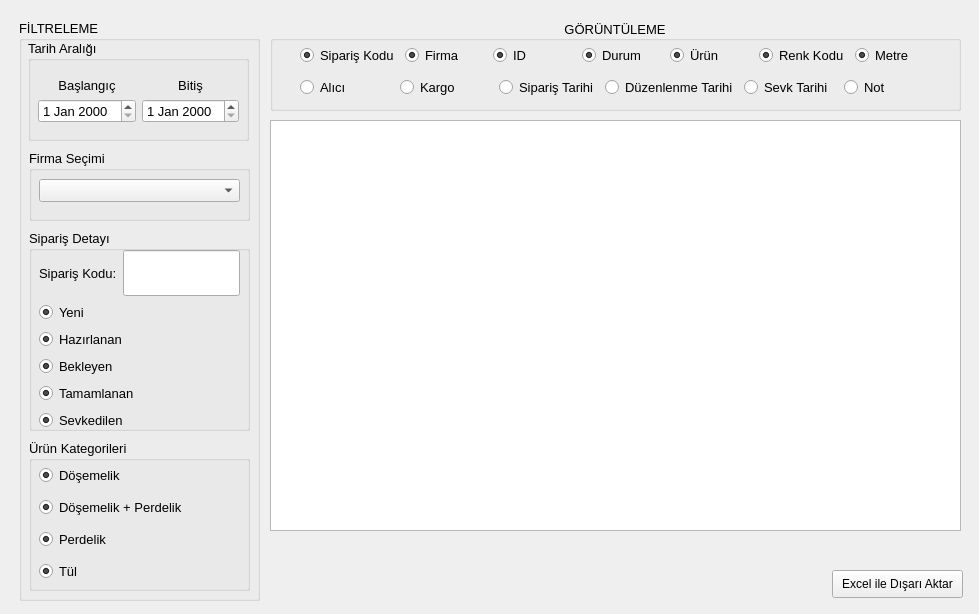
<?xml version="1.0" encoding="UTF-8"?>
<ui version="4.0">
 <class>report_form</class>
 <widget class="QWidget" name="report_form">
  <property name="geometry">
   <rect>
    <x>0</x>
    <y>0</y>
    <width>979</width>
    <height>614</height>
   </rect>
  </property>
  <property name="minimumSize">
   <size>
    <width>979</width>
    <height>614</height>
   </size>
  </property>
  <property name="maximumSize">
   <size>
    <width>979</width>
    <height>614</height>
   </size>
  </property>
  <property name="windowTitle">
   <string>Rapor</string>
  </property>
  <widget class="QGroupBox" name="filter_group">
   <property name="geometry">
    <rect>
     <x>19</x>
     <y>20</y>
     <width>241</width>
     <height>581</height>
    </rect>
   </property>
   <property name="font">
    <font>
     <pointsize>10</pointsize>
    </font>
   </property>
   <property name="title">
    <string>FİLTRELEME</string>
   </property>
   <widget class="QGroupBox" name="dateRange_group">
    <property name="geometry">
     <rect>
      <x>9</x>
      <y>20</y>
      <width>221</width>
      <height>101</height>
     </rect>
    </property>
    <property name="title">
     <string>Tarih Aralığı</string>
    </property>
    <widget class="QWidget" name="verticalLayoutWidget_3">
     <property name="geometry">
      <rect>
       <x>10</x>
       <y>30</y>
       <width>201</width>
       <height>61</height>
      </rect>
     </property>
     <layout class="QVBoxLayout" name="verticalLayout_3">
      <item>
       <layout class="QHBoxLayout" name="horizontalLayout">
        <item>
         <layout class="QVBoxLayout" name="verticalLayout_2">
          <item>
           <widget class="QLabel" name="label_2">
            <property name="sizePolicy">
             <sizepolicy hsizetype="Preferred" vsizetype="Fixed">
              <horstretch>0</horstretch>
              <verstretch>0</verstretch>
             </sizepolicy>
            </property>
            <property name="font">
             <font>
              <pointsize>10</pointsize>
             </font>
            </property>
            <property name="text">
             <string>Başlangıç</string>
            </property>
            <property name="alignment">
             <set>Qt::AlignCenter</set>
            </property>
           </widget>
          </item>
          <item>
           <widget class="QDateEdit" name="date_start"/>
          </item>
         </layout>
        </item>
        <item>
         <layout class="QVBoxLayout" name="verticalLayout">
          <item>
           <widget class="QLabel" name="label">
            <property name="sizePolicy">
             <sizepolicy hsizetype="Preferred" vsizetype="Fixed">
              <horstretch>0</horstretch>
              <verstretch>0</verstretch>
             </sizepolicy>
            </property>
            <property name="font">
             <font>
              <pointsize>10</pointsize>
             </font>
            </property>
            <property name="text">
             <string>Bitiş</string>
            </property>
            <property name="alignment">
             <set>Qt::AlignCenter</set>
            </property>
           </widget>
          </item>
          <item>
           <widget class="QDateEdit" name="date_end"/>
          </item>
         </layout>
        </item>
       </layout>
      </item>
     </layout>
    </widget>
   </widget>
   <widget class="QGroupBox" name="company_group">
    <property name="geometry">
     <rect>
      <x>10</x>
      <y>130</y>
      <width>221</width>
      <height>71</height>
     </rect>
    </property>
    <property name="title">
     <string>Firma Seçimi</string>
    </property>
    <widget class="QWidget" name="verticalLayoutWidget_4">
     <property name="geometry">
      <rect>
       <x>10</x>
       <y>20</y>
       <width>201</width>
       <height>41</height>
      </rect>
     </property>
     <layout class="QVBoxLayout" name="verticalLayout_4">
      <item>
       <widget class="QComboBox" name="cb_company">
        <property name="sizePolicy">
         <sizepolicy hsizetype="Preferred" vsizetype="Fixed">
          <horstretch>0</horstretch>
          <verstretch>0</verstretch>
         </sizepolicy>
        </property>
       </widget>
      </item>
     </layout>
    </widget>
   </widget>
   <widget class="QGroupBox" name="category_group">
    <property name="geometry">
     <rect>
      <x>10</x>
      <y>420</y>
      <width>221</width>
      <height>151</height>
     </rect>
    </property>
    <property name="font">
     <font>
      <pointsize>10</pointsize>
     </font>
    </property>
    <property name="title">
     <string>Ürün Kategorileri</string>
    </property>
    <widget class="QWidget" name="verticalLayoutWidget_5">
     <property name="geometry">
      <rect>
       <x>10</x>
       <y>20</y>
       <width>201</width>
       <height>131</height>
      </rect>
     </property>
     <layout class="QVBoxLayout" name="verticalLayout_5">
      <item>
       <widget class="QRadioButton" name="radio_upholstery">
        <property name="font">
         <font>
          <pointsize>10</pointsize>
         </font>
        </property>
        <property name="text">
         <string>Döşemelik</string>
        </property>
        <property name="checked">
         <bool>true</bool>
        </property>
        <property name="autoExclusive">
         <bool>false</bool>
        </property>
        <attribute name="buttonGroup">
         <string notr="true">btnGroup_category</string>
        </attribute>
       </widget>
      </item>
      <item>
       <widget class="QRadioButton" name="radio_both">
        <property name="font">
         <font>
          <pointsize>10</pointsize>
         </font>
        </property>
        <property name="text">
         <string>Döşemelik + Perdelik</string>
        </property>
        <property name="checked">
         <bool>true</bool>
        </property>
        <property name="autoExclusive">
         <bool>false</bool>
        </property>
        <attribute name="buttonGroup">
         <string notr="true">btnGroup_category</string>
        </attribute>
       </widget>
      </item>
      <item>
       <widget class="QRadioButton" name="radio_drapery">
        <property name="font">
         <font>
          <pointsize>10</pointsize>
         </font>
        </property>
        <property name="text">
         <string>Perdelik</string>
        </property>
        <property name="checked">
         <bool>true</bool>
        </property>
        <property name="autoExclusive">
         <bool>false</bool>
        </property>
        <attribute name="buttonGroup">
         <string notr="true">btnGroup_category</string>
        </attribute>
       </widget>
      </item>
      <item>
       <widget class="QRadioButton" name="radio_tulle">
        <property name="font">
         <font>
          <pointsize>10</pointsize>
         </font>
        </property>
        <property name="text">
         <string>Tül</string>
        </property>
        <property name="checked">
         <bool>true</bool>
        </property>
        <property name="autoExclusive">
         <bool>false</bool>
        </property>
        <attribute name="buttonGroup">
         <string notr="true">btnGroup_category</string>
        </attribute>
       </widget>
      </item>
     </layout>
    </widget>
   </widget>
   <widget class="QGroupBox" name="orderDetails_group">
    <property name="geometry">
     <rect>
      <x>10</x>
      <y>210</y>
      <width>221</width>
      <height>201</height>
     </rect>
    </property>
    <property name="font">
     <font>
      <pointsize>10</pointsize>
     </font>
    </property>
    <property name="title">
     <string>Sipariş Detayı</string>
    </property>
    <widget class="QWidget" name="verticalLayoutWidget_6">
     <property name="geometry">
      <rect>
       <x>10</x>
       <y>20</y>
       <width>201</width>
       <height>181</height>
      </rect>
     </property>
     <layout class="QVBoxLayout" name="verticalLayout_6">
      <item>
       <layout class="QFormLayout" name="formLayout">
        <item row="0" column="1">
         <widget class="QLineEdit" name="txt_orderCode">
          <property name="sizePolicy">
           <sizepolicy hsizetype="Expanding" vsizetype="Expanding">
            <horstretch>0</horstretch>
            <verstretch>0</verstretch>
           </sizepolicy>
          </property>
         </widget>
        </item>
        <item row="0" column="0">
         <widget class="QLabel" name="label_5">
          <property name="sizePolicy">
           <sizepolicy hsizetype="Preferred" vsizetype="Expanding">
            <horstretch>0</horstretch>
            <verstretch>0</verstretch>
           </sizepolicy>
          </property>
          <property name="font">
           <font>
            <pointsize>10</pointsize>
           </font>
          </property>
          <property name="text">
           <string>Sipariş Kodu:</string>
          </property>
         </widget>
        </item>
       </layout>
      </item>
      <item>
       <widget class="QRadioButton" name="new_radioButton">
        <property name="font">
         <font>
          <pointsize>10</pointsize>
         </font>
        </property>
        <property name="text">
         <string>Yeni</string>
        </property>
        <property name="checked">
         <bool>true</bool>
        </property>
        <property name="autoExclusive">
         <bool>false</bool>
        </property>
        <attribute name="buttonGroup">
         <string notr="true">btnGroup_orderDetails</string>
        </attribute>
       </widget>
      </item>
      <item>
       <widget class="QRadioButton" name="preparing_radioButton">
        <property name="font">
         <font>
          <pointsize>10</pointsize>
         </font>
        </property>
        <property name="text">
         <string>Hazırlanan</string>
        </property>
        <property name="checked">
         <bool>true</bool>
        </property>
        <property name="autoExclusive">
         <bool>false</bool>
        </property>
        <attribute name="buttonGroup">
         <string notr="true">btnGroup_orderDetails</string>
        </attribute>
       </widget>
      </item>
      <item>
       <widget class="QRadioButton" name="waiting_radioButton">
        <property name="font">
         <font>
          <pointsize>10</pointsize>
         </font>
        </property>
        <property name="text">
         <string>Bekleyen</string>
        </property>
        <property name="checked">
         <bool>true</bool>
        </property>
        <property name="autoExclusive">
         <bool>false</bool>
        </property>
        <attribute name="buttonGroup">
         <string notr="true">btnGroup_orderDetails</string>
        </attribute>
       </widget>
      </item>
      <item>
       <widget class="QRadioButton" name="ready_radioButton">
        <property name="font">
         <font>
          <pointsize>10</pointsize>
         </font>
        </property>
        <property name="text">
         <string>Tamamlanan</string>
        </property>
        <property name="checked">
         <bool>true</bool>
        </property>
        <property name="autoExclusive">
         <bool>false</bool>
        </property>
        <attribute name="buttonGroup">
         <string notr="true">btnGroup_orderDetails</string>
        </attribute>
       </widget>
      </item>
      <item>
       <widget class="QRadioButton" name="delivered_radioButton">
        <property name="font">
         <font>
          <pointsize>10</pointsize>
         </font>
        </property>
        <property name="text">
         <string>Sevkedilen</string>
        </property>
        <property name="checked">
         <bool>true</bool>
        </property>
        <property name="autoExclusive">
         <bool>false</bool>
        </property>
        <attribute name="buttonGroup">
         <string notr="true">btnGroup_orderDetails</string>
        </attribute>
       </widget>
      </item>
     </layout>
    </widget>
   </widget>
  </widget>
  <widget class="QGroupBox" name="display_group">
   <property name="geometry">
    <rect>
     <x>270</x>
     <y>20</y>
     <width>691</width>
     <height>91</height>
    </rect>
   </property>
   <property name="font">
    <font>
     <pointsize>10</pointsize>
    </font>
   </property>
   <property name="title">
    <string notr="true">GÖRÜNTÜLEME</string>
   </property>
   <property name="alignment">
    <set>Qt::AlignCenter</set>
   </property>
   <widget class="QWidget" name="verticalLayoutWidget">
    <property name="geometry">
     <rect>
      <x>30</x>
      <y>20</y>
      <width>637</width>
      <height>63</height>
     </rect>
    </property>
    <layout class="QVBoxLayout" name="verticalLayout_7">
     <item>
      <layout class="QHBoxLayout" name="horizontalLayout_2">
       <property name="sizeConstraint">
        <enum>QLayout::SetDefaultConstraint</enum>
       </property>
       <item>
        <widget class="QRadioButton" name="dsply_radio_orderCode">
         <property name="font">
          <font>
           <pointsize>10</pointsize>
          </font>
         </property>
         <property name="text">
          <string>Sipariş Kodu</string>
         </property>
         <property name="checked">
          <bool>true</bool>
         </property>
         <property name="autoExclusive">
          <bool>false</bool>
         </property>
         <attribute name="buttonGroup">
          <string notr="true">btnGroup_display</string>
         </attribute>
        </widget>
       </item>
       <item>
        <widget class="QRadioButton" name="dsply_radio_company">
         <property name="font">
          <font>
           <pointsize>10</pointsize>
          </font>
         </property>
         <property name="text">
          <string>Firma</string>
         </property>
         <property name="checked">
          <bool>true</bool>
         </property>
         <property name="autoExclusive">
          <bool>false</bool>
         </property>
         <attribute name="buttonGroup">
          <string notr="true">btnGroup_display</string>
         </attribute>
        </widget>
       </item>
       <item>
        <widget class="QRadioButton" name="dsply_radio_id">
         <property name="font">
          <font>
           <pointsize>10</pointsize>
          </font>
         </property>
         <property name="text">
          <string>ID</string>
         </property>
         <property name="checked">
          <bool>true</bool>
         </property>
         <property name="autoExclusive">
          <bool>false</bool>
         </property>
         <attribute name="buttonGroup">
          <string notr="true">btnGroup_display</string>
         </attribute>
        </widget>
       </item>
       <item>
        <widget class="QRadioButton" name="dsply_radio_status">
         <property name="font">
          <font>
           <pointsize>10</pointsize>
          </font>
         </property>
         <property name="text">
          <string>Durum</string>
         </property>
         <property name="checked">
          <bool>true</bool>
         </property>
         <property name="autoExclusive">
          <bool>false</bool>
         </property>
         <attribute name="buttonGroup">
          <string notr="true">btnGroup_display</string>
         </attribute>
        </widget>
       </item>
       <item>
        <widget class="QRadioButton" name="dsply_radio_item">
         <property name="font">
          <font>
           <pointsize>10</pointsize>
          </font>
         </property>
         <property name="text">
          <string>Ürün</string>
         </property>
         <property name="checked">
          <bool>true</bool>
         </property>
         <property name="autoExclusive">
          <bool>false</bool>
         </property>
         <attribute name="buttonGroup">
          <string notr="true">btnGroup_display</string>
         </attribute>
        </widget>
       </item>
       <item>
        <widget class="QRadioButton" name="dsply_radio_color">
         <property name="font">
          <font>
           <pointsize>10</pointsize>
          </font>
         </property>
         <property name="text">
          <string>Renk Kodu</string>
         </property>
         <property name="checked">
          <bool>true</bool>
         </property>
         <property name="autoExclusive">
          <bool>false</bool>
         </property>
         <attribute name="buttonGroup">
          <string notr="true">btnGroup_display</string>
         </attribute>
        </widget>
       </item>
       <item>
        <widget class="QRadioButton" name="dsply_radio_meter">
         <property name="font">
          <font>
           <pointsize>10</pointsize>
          </font>
         </property>
         <property name="text">
          <string>Metre</string>
         </property>
         <property name="checked">
          <bool>true</bool>
         </property>
         <property name="autoExclusive">
          <bool>false</bool>
         </property>
         <attribute name="buttonGroup">
          <string notr="true">btnGroup_display</string>
         </attribute>
        </widget>
       </item>
      </layout>
     </item>
     <item>
      <layout class="QHBoxLayout" name="horizontalLayout_3">
       <item>
        <widget class="QRadioButton" name="dsply_radio_receiver">
         <property name="font">
          <font>
           <pointsize>10</pointsize>
          </font>
         </property>
         <property name="text">
          <string>Alıcı</string>
         </property>
         <property name="autoExclusive">
          <bool>false</bool>
         </property>
         <attribute name="buttonGroup">
          <string notr="true">btnGroup_display</string>
         </attribute>
        </widget>
       </item>
       <item>
        <widget class="QRadioButton" name="dsply_radio_cargo">
         <property name="font">
          <font>
           <pointsize>10</pointsize>
          </font>
         </property>
         <property name="text">
          <string>Kargo</string>
         </property>
         <property name="autoExclusive">
          <bool>false</bool>
         </property>
         <attribute name="buttonGroup">
          <string notr="true">btnGroup_display</string>
         </attribute>
        </widget>
       </item>
       <item>
        <widget class="QRadioButton" name="display_radio_orderDate">
         <property name="font">
          <font>
           <pointsize>10</pointsize>
          </font>
         </property>
         <property name="text">
          <string>Sipariş Tarihi</string>
         </property>
         <property name="autoExclusive">
          <bool>false</bool>
         </property>
         <attribute name="buttonGroup">
          <string notr="true">btnGroup_display</string>
         </attribute>
        </widget>
       </item>
       <item>
        <widget class="QRadioButton" name="display_radio_createDate">
         <property name="font">
          <font>
           <pointsize>10</pointsize>
          </font>
         </property>
         <property name="text">
          <string>Düzenlenme Tarihi</string>
         </property>
         <property name="autoExclusive">
          <bool>false</bool>
         </property>
         <attribute name="buttonGroup">
          <string notr="true">btnGroup_display</string>
         </attribute>
        </widget>
       </item>
       <item>
        <widget class="QRadioButton" name="display_radio_deliverDate">
         <property name="font">
          <font>
           <pointsize>10</pointsize>
          </font>
         </property>
         <property name="text">
          <string>Sevk Tarihi</string>
         </property>
         <property name="autoExclusive">
          <bool>false</bool>
         </property>
         <attribute name="buttonGroup">
          <string notr="true">btnGroup_display</string>
         </attribute>
        </widget>
       </item>
       <item>
        <widget class="QRadioButton" name="dsply_radio_note">
         <property name="font">
          <font>
           <pointsize>10</pointsize>
          </font>
         </property>
         <property name="text">
          <string>Not</string>
         </property>
         <property name="autoExclusive">
          <bool>false</bool>
         </property>
         <attribute name="buttonGroup">
          <string notr="true">btnGroup_display</string>
         </attribute>
        </widget>
       </item>
      </layout>
     </item>
    </layout>
   </widget>
   <widget class="QRadioButton" name="dsply_radio_note_2">
    <property name="geometry">
     <rect>
      <x>650</x>
      <y>90</y>
      <width>137</width>
      <height>25</height>
     </rect>
    </property>
    <property name="font">
     <font>
      <pointsize>10</pointsize>
     </font>
    </property>
    <property name="text">
     <string>Not</string>
    </property>
    <property name="autoExclusive">
     <bool>false</bool>
    </property>
   </widget>
  </widget>
  <widget class="QTableWidget" name="table_statics">
   <property name="geometry">
    <rect>
     <x>270</x>
     <y>120</y>
     <width>691</width>
     <height>411</height>
    </rect>
   </property>
   <property name="editTriggers">
    <set>QAbstractItemView::NoEditTriggers</set>
   </property>
  </widget>
  <widget class="QPushButton" name="btn_convert">
   <property name="geometry">
    <rect>
     <x>832</x>
     <y>570</y>
     <width>131</width>
     <height>28</height>
    </rect>
   </property>
   <property name="text">
    <string>Excel ile Dışarı Aktar</string>
   </property>
  </widget>
  <widget class="QLabel" name="lbl_record">
   <property name="geometry">
    <rect>
     <x>530</x>
     <y>540</y>
     <width>111</width>
     <height>16</height>
    </rect>
   </property>
   <property name="font">
    <font>
     <pointsize>10</pointsize>
    </font>
   </property>
   <property name="text">
    <string/>
   </property>
  </widget>
  <widget class="QLabel" name="lbl_txt_record">
   <property name="geometry">
    <rect>
     <x>650</x>
     <y>540</y>
     <width>71</width>
     <height>16</height>
    </rect>
   </property>
   <property name="font">
    <font>
     <pointsize>10</pointsize>
    </font>
   </property>
   <property name="text">
    <string/>
   </property>
  </widget>
  <widget class="QLabel" name="lbl_txt_amount">
   <property name="geometry">
    <rect>
     <x>850</x>
     <y>540</y>
     <width>81</width>
     <height>16</height>
    </rect>
   </property>
   <property name="font">
    <font>
     <pointsize>10</pointsize>
    </font>
   </property>
   <property name="text">
    <string/>
   </property>
  </widget>
  <widget class="QLabel" name="lbl_amount">
   <property name="geometry">
    <rect>
     <x>730</x>
     <y>540</y>
     <width>111</width>
     <height>16</height>
    </rect>
   </property>
   <property name="font">
    <font>
     <pointsize>10</pointsize>
    </font>
   </property>
   <property name="text">
    <string/>
   </property>
  </widget>
 </widget>
 <resources/>
 <connections/>
 <buttongroups>
  <buttongroup name="btnGroup_orderDetails">
   <property name="exclusive">
    <bool>false</bool>
   </property>
  </buttongroup>
  <buttongroup name="btnGroup_category">
   <property name="exclusive">
    <bool>false</bool>
   </property>
  </buttongroup>
  <buttongroup name="btnGroup_display">
   <property name="exclusive">
    <bool>false</bool>
   </property>
  </buttongroup>
 </buttongroups>
</ui>
